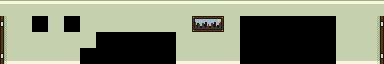

This is a level from a 2D game, rendered from its Tiled map with the project's own tilesets. A one-line summary and the map file follow, with tile-layer data summarised:
An orthogonal 24x4 tile map with 16x16 px tiles, 1 tile layer (main) and 3 objects (3x item).

<map version="1.0" orientation="orthogonal" width="24" height="4" tilewidth="16" tileheight="16">
 <tileset firstgid="1" name="tiles" tilewidth="16" tileheight="16">
  <image source="../../../data/tiles.png" trans="000000" width="256" height="256" />
 </tileset>
 <layer name="main" width="24" height="4">
  <data>[96 cells, 96 non-empty, 28 distinct tile ids]</data>
 </layer>
 <objectgroup name="objects" width="24" height="4">
  <object type="item" x="160" y="32" width="16" height="16" />
  <object type="item" x="288" y="48" width="16" height="16" />
  <object type="item" x="80" y="32" width="16" height="16" />
 </objectgroup>
</map>
